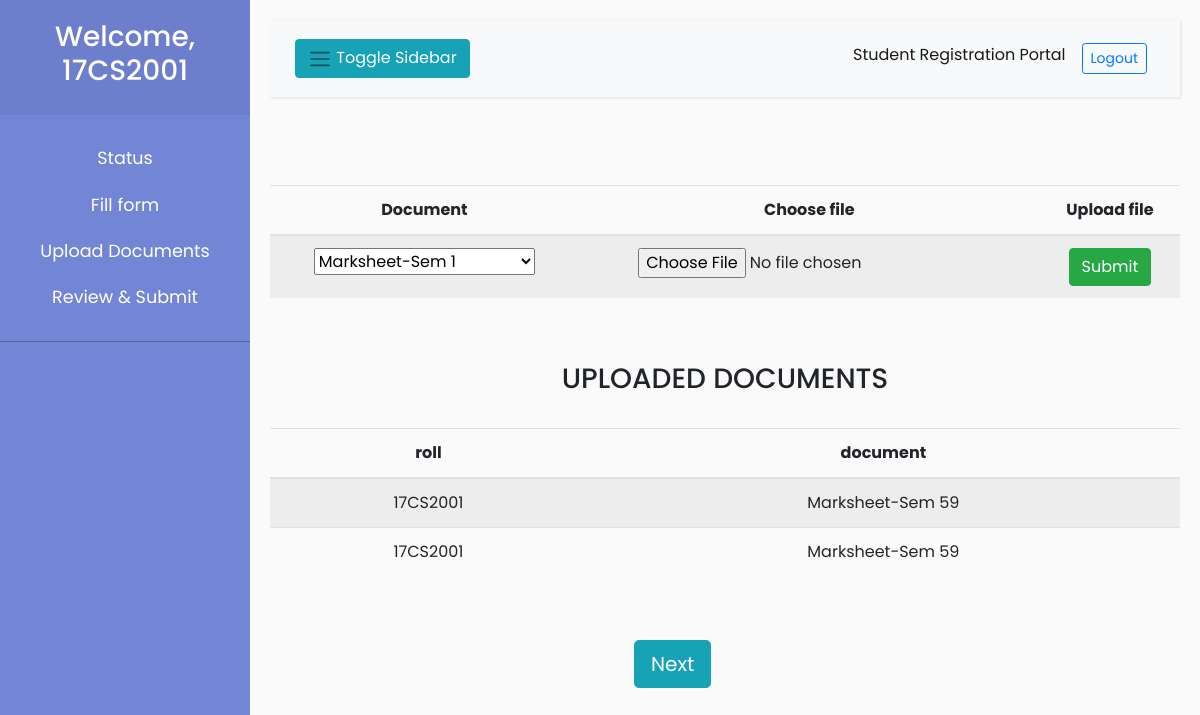
/student/upload.php (signed in), run on the app's committed database.
### tables this page shows
CREATE TABLE `documents_submitted` (
  `roll` varchar(40) NOT NULL,
  `name` text NOT NULL,
  `doc_url` varchar(140) NOT NULL
);

### student/backend/getdocuments.php (called while the page is built)
<?php
function getdocuments($roll){
    include '../backend/conn.php';
    $sql = "SELECT * FROM documents_submitted WHERE roll='$roll'";
    $result = $conn->query($sql);
    $data1=array();
    while ($row = $result -> fetch_assoc()) {
        array_push($data1, $row);
    }
	return $data1;
}
?>

### student/upload.php (the view, shortened to what this page needs)
<?php include '../templates/header.php'; ?>
<?php include 'sidebar.php';
 include 'backend/getdocuments.php';
?>
<div id="content">
    <nav class="navbar navbar-expand-lg navbar-light bg-light ">
        <div class="container-fluid">
            <button type="button" id="sidebarCollapse" class="btn btn-info">
                <i class="navbar-toggler-icon"></i>
                <span>Toggle Sidebar</span>
            </button>
            <div class="collapse navbar-collapse" id="navbarSupportedContent">
                <ul class="nav navbar-nav ml-auto">
                    <li class="nav-item active">
                        <a class="nav-link" href="#">Student Registration Portal</a>
                    </li>
                    <li class="nav-item">
                        <a class="nav-link" href="../backend/logout.php"><button
                                class="btn-sm btn btn-outline-primary">Logout</button></a>
                    </li>
                </ul>
            </div>
        </div>
    </nav>
    <br>
    <br>
    <form method="post" enctype="multipart/form-data" action="backend/uploadfile.php">
        <div class="table-responsive table-hover table-striped">
            <table class="table" width="300">
                <thead align="center">
                    <tr>
                        <th>Document</th>
                        <th>Choose file</th>
                        <th>Upload file</th>
                    </tr>
                </thead>
                <tbody>
                    <tr>
                        <td>
                            <select class="dropdown" style="display:inline" name="doc1" id="doc1">
                                <option value="Marksheet-Sem 1" id="Marksheet-Sem 1">
                                    Marksheet-Sem 1
                                </option>
                            </select>
                        </td>
                        <td><input type="file" name="file1"></td>
                        <td><input type="submit" name="1" size="4" class="btn btn-success"></input></td>
                    </tr>
                </tbody>
            </table>
        </div>
    </form>
    <br>
    <br>
    <H3 align="center">UPLOADED DOCUMENTS</H3>
    <br>
    <?php  $row=getdocuments($_SESSION['username']);
        ?>
    <table class="table table-hover table-striped" align="center">
        <thead align="center">
            <tr>
                <th scope="col">roll</th>
                <th scope="col">document</th>
            </tr>
        </thead>
        <tbody>
            <?php foreach ($row as $data) {
                ?>
            <tr>
                <td><?=$data['roll']?></td>
                <td><a href="<?=$data['doc_url']?>"><?=$data['name']?></a></td>
            </tr>
            <?php }
                ?>
        </tbody>
    </table>
    <br>
    <br>
    <button type="submit" name="1" size="4" class="btn btn-info btn-lg" style="margin-left: 40%"><a
            href="student_final_form.php">Next</a></button>
</div>

### css/layoutstyle.css (style rules this page uses)
body { font-family: 'Poppins', sans-serif; background: #fafafa; }
a, a:hover, a:focus { color: inherit; text-decoration: none; transition: all 0.3s; }
.navbar { padding: 15px 10px; background: #fff; border: none; border-radius: 0; margin-bottom: 40px; box-shadow: 1px 1px 3px rgba(0, 0, 0, 0.1); }
i, span { display: inline-block; }
#content { width: 100%; padding: 20px; min-height: 100vh; transition: all 0.3s; }

### student/upload.php (style rules this page uses)
td { text-align: center; padding-bottom: 10px; padding-left: 10px; padding-right: 10px; padding-top: 10px; }

### data on the page
documents_submitted: roll "17CS2001", name "Marksheet-Sem 59"
documents_submitted: roll "17CS2001", name "Marksheet-Sem 59"

### other printed values
$_SESSION['username'] "17CS2001"
